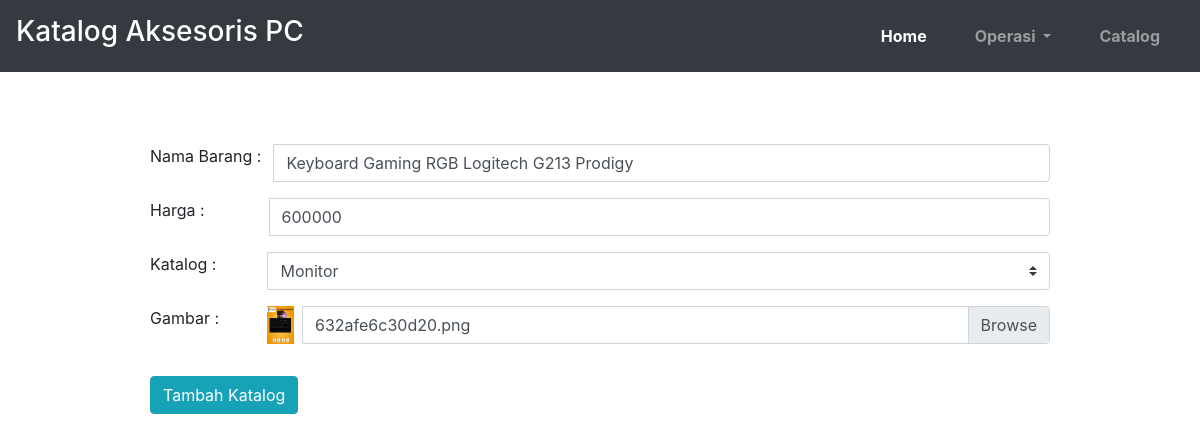
The page /editBarang.php?id_barang=3 on the database its author committed.
### tables this page shows
CREATE TABLE `barang` (
  `id_barang` int(11) NOT NULL,
  `nama_barang` varchar(100) NOT NULL,
  `harga` int(11) NOT NULL,
  `nama_gambar` varchar(100) NOT NULL,
  `id_katalog` int(11) NOT NULL
);

### editBarang.php (the view, shortened to what this page needs)
<?php
include 'header.php';
$id_barang = $_GET['id_barang'];
$resultBarang = mysqli_query($conn, "SELECT * FROM barang INNER JOIN katalog ON barang.id_katalog=katalog.id_katalog WHERE id_barang=$id_barang");
$dataBarang = mysqli_fetch_assoc($resultBarang);
$resultKatalog = mysqli_query($conn, "SELECT * FROM katalog");
?>
<div class="container mt-5">
    <form action="" method="post" enctype="multipart/form-data">
        <div class="input-group mb-3">
            <label for="namaBarang" class="pr-2"> Nama Barang : </label>
            <input type="text" require class="form-control ml-1" name="namaBarang" id="namaBarang" require aria-label="Sizing example input" aria-describedby="inputGroup-sizing-default" value="<?= $dataBarang['nama_barang']; ?>">
        </div>
        <div class="input-group mb-3">
            <label for="harga" class="pr-3"> Harga : </label>
            <input type="number" require class="form-control ml-5" name="harga" id="harga" require aria-label="Sizing example input" aria-describedby="inputGroup-sizing-default" value="<?= $dataBarang['harga']; ?>">
        </div>
        <div class="input-group mb-3">
            <div class="input-group-prepend">
                <label for="harga" class="pr-1"> Katalog : </label>
            </div>
            <select class="custom-select ml-5" id="katalog" name="id_katalog">
                <?php
                foreach ($resultKatalog as $value) {
                    if ($value['id_katalog'] == $dataBarang['id_katalog']) {
                ?>
                        <option value="<?php echo $value['id_katalog']; ?>" selected><?php echo $value['nama_katalog']; ?></option>
                    <?php } else { ?>
                        <option value="<?php echo $value['id_katalog']; ?>"><?php echo $value['nama_katalog']; ?></option>
                    <?php };
                    ?>
                <?php }
                ?>
            </select>
        </div>
        <div class="input-group mb-3">
            <label for="nama_gambar"> Gambar : </label>
            <img src="image/<?= $dataBarang['nama_gambar']; ?>" alt="" width="3%" class="ml-5">
            <div class="custom-file ml-2">
                <label class="custom-file-label" for="nama_gambar"><?= $dataBarang['nama_gambar']; ?></label>
            </div>
        </div>
        <button type="submit" name="submit" class="btn btn-info my-3">Tambah Katalog</button>
    </form>
</div>
<?php
include 'footer.php';
?>

### rows shown on the page
barang: namaBarang "Keyboard Gaming RGB Logitech G213 Prodigy", harga "600000", nama_gambar (picture), nama_gambar "632afe6c30d20.png"

### other values the page prints
form field id_katalog "Monitor"
